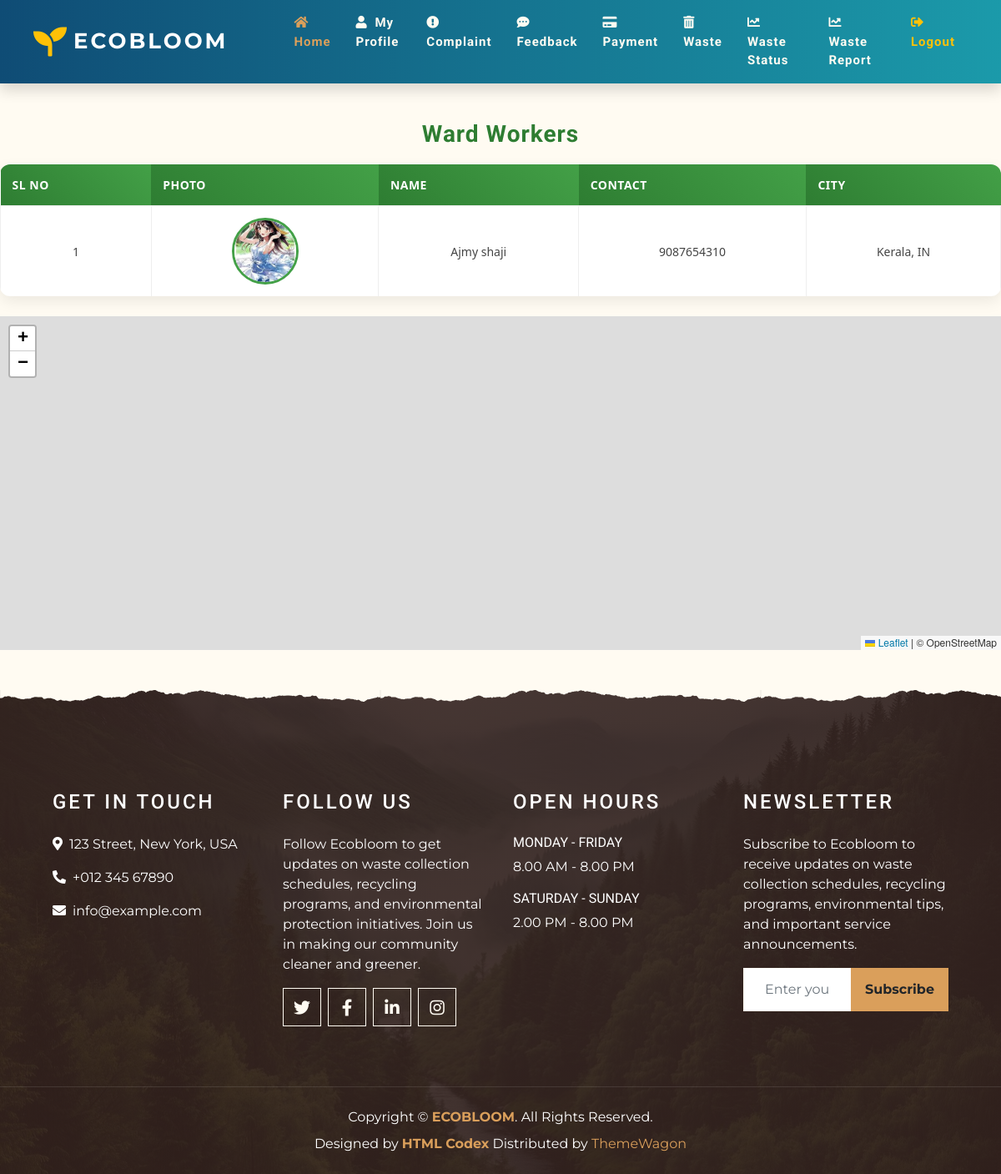
Page /User/viewwardworker/ (signed in) on the committed database.
### Guest/models.py (models this page shows)
class tbl_worker(models.Model):
    worker_name=models.CharField(max_length=50)
    worker_email=models.CharField(max_length=50)
    worker_contact=models.CharField(max_length=50)
    worker_address=models.CharField(max_length=50)
    worker_photo=models.FileField(upload_to='Assets/workerDocs/')
    worker_password=models.CharField(max_length=50)
    worker_proof=models.FileField(upload_to='Assets/workerDocs/')
    worker_status=models.IntegerField(default=0)
    worker_latitude=models.CharField(max_length=50,null=True)
    worker_longitude=models.CharField(max_length=50,null=True)
    worker_curr_city=models.CharField(max_length=50,null=True)

### User/views.py (the view)
# urls.py: path('viewwardworker/',views.viewwardworker,name="viewwardworker"),
def viewwardworker(request):
    user = tbl_user.objects.get(id=request.session['uid'])
    assignments = tbl_assignward.objects.filter(ward_id=user.ward_id)
    workers = tbl_worker.objects.filter(
        id__in=assignments.values_list('worker_id', flat=True)
    )
    return render(request,'User/ViewWardWorker.html',{'data':workers})

### User/Templates/User/ViewWardWorker.html (shortened to what this page needs)
{% extends 'User/Head.html' %}
{% block content %}
<h2>Ward Workers</h2>
<table border="1" width="100%">
    <tr>
        <th>SL NO</th>
        <th>Photo</th>
        <th>Name</th>
        <th>Contact</th>
        <th>City</th>
    </tr>
    {% for i in data %}
    <tr>
        <td>{{ forloop.counter }}</td>
        <td>
            <img src="{{ i.worker_photo.url }}" width="100px">
        </td>
        <td>{{ i.worker_name }}</td>
        <td>{{ i.worker_contact }}</td>
        <td>{{ i.worker_curr_city }}</td>
    </tr>
    {% endfor %}
</table>
<br>
<div id="map" style="height: 400px; width: 100%;"></div>
<link rel="stylesheet"
      href="https://unpkg.com/leaflet@1.9.4/dist/leaflet.css"/>
<link rel="stylesheet"
      href="https://unpkg.com/leaflet.markercluster/dist/MarkerCluster.css"/>
<link rel="stylesheet"
      href="https://unpkg.com/leaflet.markercluster/dist/MarkerCluster.Default.css"/>
{% endblock content %}

### User/Templates/User/ViewWardWorker.html (style rules this page uses)
h2 { text-align: center; margin: 20px 0; font-size: 28px; font-weight: 600; color: #2e7d32; letter-spacing: 1px; }
table { width: 100%; border-collapse: collapse; margin-top: 20px; font-family: 'Segoe UI', sans-serif; background: #ffffff; border-radius: 12px; overflow: hidden; box-shadow: 0 6px 18px rgba(0, 0, 0, 0.08); border: none; }
table th { background: linear-gradient(45deg, #2e7d32, #43a047); color: white; padding: 14px; font-size: 14px; text-transform: uppercase; letter-spacing: 0.5px; border: none; }
table td { padding: 14px; text-align: center; font-size: 14px; color: #444; border-bottom: 1px solid #f0f0f0; }
table tr:last-child td { border-bottom: none; }
table img { width: 80px; height: 80px; border-radius: 50%; object-fit: cover; border: 3px solid #43a047; transition: 0.3s; }

### rows in the picture
tbl_worker: worker_photo (picture), worker_name "Ajmy shaji", worker_contact "9087654310", worker_curr_city "Kerala, IN"
